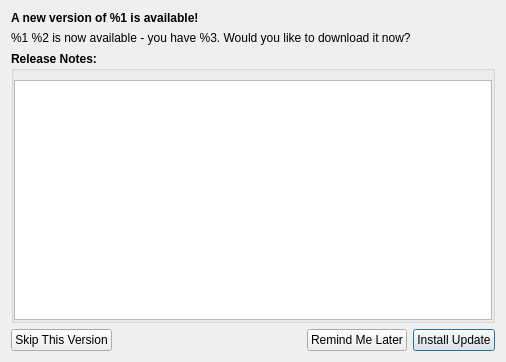
<?xml version="1.0" encoding="UTF-8"?>
<ui version="4.0">
 <class>QUPDUpdaterDialogFull</class>
 <widget class="QDialog" name="QUPDUpdaterDialogFull">
  <property name="geometry">
   <rect>
    <x>0</x>
    <y>0</y>
    <width>506</width>
    <height>362</height>
   </rect>
  </property>
  <property name="windowTitle">
   <string>Dialog</string>
  </property>
  <layout class="QVBoxLayout" name="verticalLayout">
   <item>
    <widget class="QLabel" name="newVersionIsAvailableLabel">
     <property name="font">
      <font>
       <weight>75</weight>
       <bold>true</bold>
      </font>
     </property>
     <property name="text">
      <string>A new version of %1 is available!</string>
     </property>
    </widget>
   </item>
   <item>
    <widget class="QLabel" name="wouldYouLikeToDownloadLabel">
     <property name="text">
      <string>%1 %2 is now available - you have %3. Would you like to download it now?</string>
     </property>
    </widget>
   </item>
   <item>
    <widget class="QGroupBox" name="groupBox">
     <property name="font">
      <font>
       <weight>75</weight>
       <bold>true</bold>
      </font>
     </property>
     <property name="title">
      <string>Release Notes:</string>
     </property>
     <property name="flat">
      <bool>true</bool>
     </property>
     <layout class="QHBoxLayout" name="horizontalLayout_7">
      <property name="leftMargin">
       <number>0</number>
      </property>
      <property name="rightMargin">
       <number>0</number>
      </property>
      <property name="bottomMargin">
       <number>0</number>
      </property>
      <item>
       <widget class="QTextBrowser" name="releaseNotes"/>
      </item>
     </layout>
    </widget>
   </item>
   <item>
    <layout class="QHBoxLayout" name="horizontalLayout_3">
     <item>
      <widget class="QPushButton" name="skipThisVersionButton">
       <property name="text">
        <string>Skip This Version</string>
       </property>
      </widget>
     </item>
     <item>
      <spacer name="horizontalSpacer">
       <property name="orientation">
        <enum>Qt::Horizontal</enum>
       </property>
       <property name="sizeHint" stdset="0">
        <size>
         <width>40</width>
         <height>20</height>
        </size>
       </property>
      </spacer>
     </item>
     <item>
      <widget class="QPushButton" name="remindMeLaterButton">
       <property name="text">
        <string>Remind Me Later</string>
       </property>
      </widget>
     </item>
     <item>
      <widget class="QPushButton" name="installUpdateButton">
       <property name="text">
        <string>Install Update</string>
       </property>
       <property name="autoDefault">
        <bool>true</bool>
       </property>
       <property name="default">
        <bool>true</bool>
       </property>
      </widget>
     </item>
    </layout>
   </item>
  </layout>
 </widget>
 <resources/>
 <connections/>
</ui>
